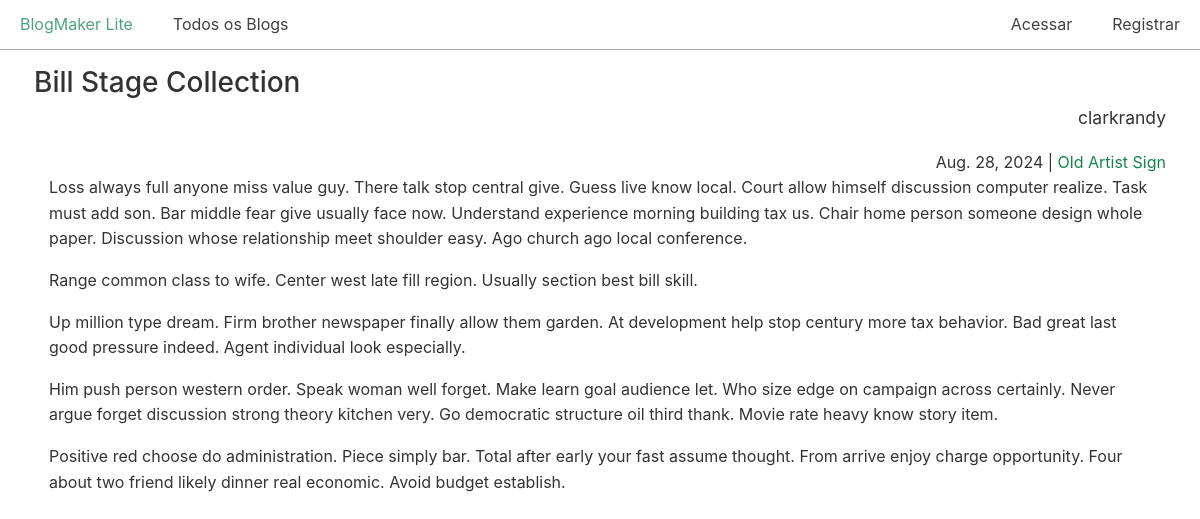
Screenshot of /posts/8/ with the database file from the repository.
### blogs/models.py (models this page shows, shortened)
class BlogPost(models.Model):
    title = models.CharField(max_length=500)
    body = models.TextField()
    blog = models.ForeignKey(Blog, on_delete=models.CASCADE)
    date_added = models.DateTimeField(auto_now_add=True)

class Blog(models.Model):
    title = models.CharField(max_length=200)
    description = models.TextField()
    date_added = models.DateTimeField(auto_now_add=True)
    owner = models.ForeignKey(User, on_delete=models.CASCADE) ## adicionado para controlar o 'dono' do Blog

### blogs/views.py (the view)
# urls.py: path("posts/<int:post_id>/", views.post, name="post"),
def post(request, post_id):
    post = BlogPost.objects.get(id=post_id)
    blog = post.blog
    context = {
        "post": post,
        "blog": blog,
    }
    return render(request, "blogs/post.html", context)

### blogs/templates/blogs/post.html
{% extends "blogs/base.html" %}
{% block content %}
  <h2>{{ post.title }}</h2>
  <p class="text-right blog-owner">{{ blog.owner.username }}</p>
  <div class="text-right">
    <span>{{ post.date_added|date:"DATE_FORMAT"}}</span> |
    <span>
        <a href="{% url 'blogs:blog' blog.id %}">{{ blog.title }}</a>
    </span>
  </div>
  <div class="post-body">
    {{ post.body|linebreaks }}
  </div>
{% endblock content %}

### css/chota.css (style rules this page uses)
:root { --bg-color: #fff; --bg-secondary-color: #f3f3f6; --color-primary: #14854f; --color-lightGrey: #d2d6dd; --color-grey: #747681; --color-darkGrey: #3f4144; --color-error: #d43939; --color-success: #28bd14; --grid-maxWidth: 120rem; --grid-gutter: 2rem; --font-size: 1.6rem; --font-color: #333; --font-family-sans: -apple-system, "BlinkMacSystemFont", "Avenir", "Avenir Next", "Segoe UI", "Roboto", "Oxygen", "Ubuntu", "Cantarell", "Fira Sans", "Droid Sans", "Helvetica Neue", sans-serif; --font-family-mono: monaco, "Consolas", "Lucida Console", monospace; }
html { -webkit-box-sizing: border-box; box-sizing: border-box; font-size: 62.5%; line-height: 1.15; -webkit-text-size-adjust: 100%; -moz-text-size-adjust: 100%; -ms-text-size-adjust: 100%; text-size-adjust: 100%; }
*, *::before, *::after { -webkit-box-sizing: inherit; box-sizing: inherit; }
body { background-color: var(--bg-color); line-height: 1.6; font-size: var(--font-size); color: var(--font-color); font-family: "Segoe UI", "Helvetica Neue", sans-serif; font-family: var(--font-family-sans); margin: 0; padding: 0; }
h1, h2, h3, h4, h5, h6 { font-weight: 500; margin: 0.35em 0 0.7em; }
h2 { font-size: 1.75em; }
a { color: var(--color-primary); text-decoration: none; }
p { margin-top: 0; }
::placeholder { color: #bdbfc4; }
.text-right { text-align: right; }

### css/custom.css (style rules this page uses)
.post-body { padding-left: 15px; padding-right: 15px; }
p.blog-owner { font-size: 1.75rem; margin-top: -20px; }

### rows the page displays
BlogPost: title "Bill Stage Collection", date_added "Aug. 28, 2024", body "Loss always full anyone miss value guy. There talk stop central give. Guess live know local. Court allow himself discussion computer realize. Task must add son. Bar middle fear give usually face now. Understand experience morning building tax us. Chair home person someone design whole paper. Discussion whose relationship meet shoulder easy. Ago church ago local conference. Range common class to wife. Center west late fill region. Usually section best bill skill. Up million type dream. Firm brother newspaper finally allow them garden. At development help stop century more tax behavior. Bad great last good pressure indeed. Agent individual look especially. Him push person western order. Speak…"
Blog: owner.username "clarkrandy", title "Old Artist Sign"
